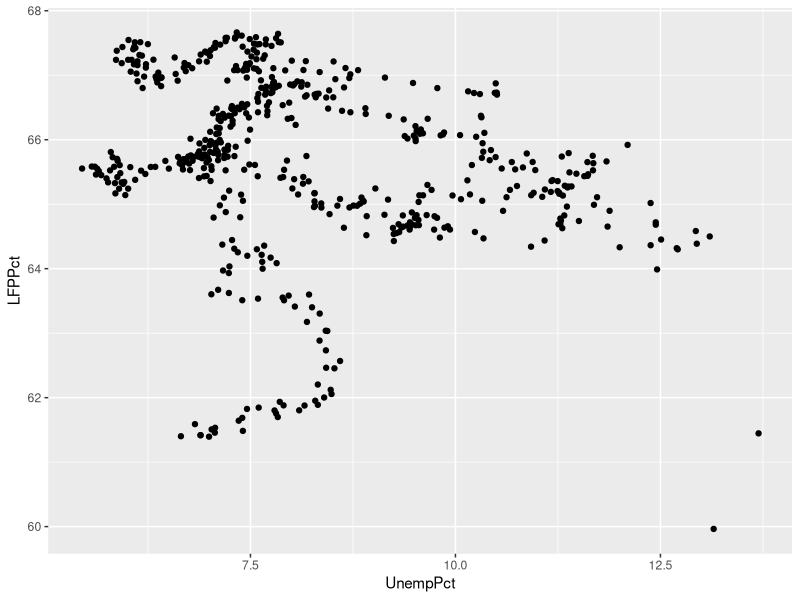
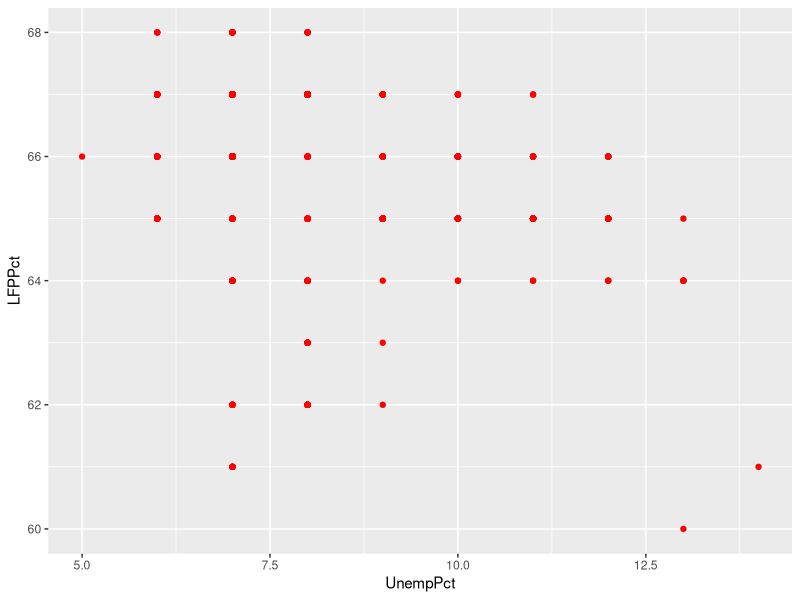
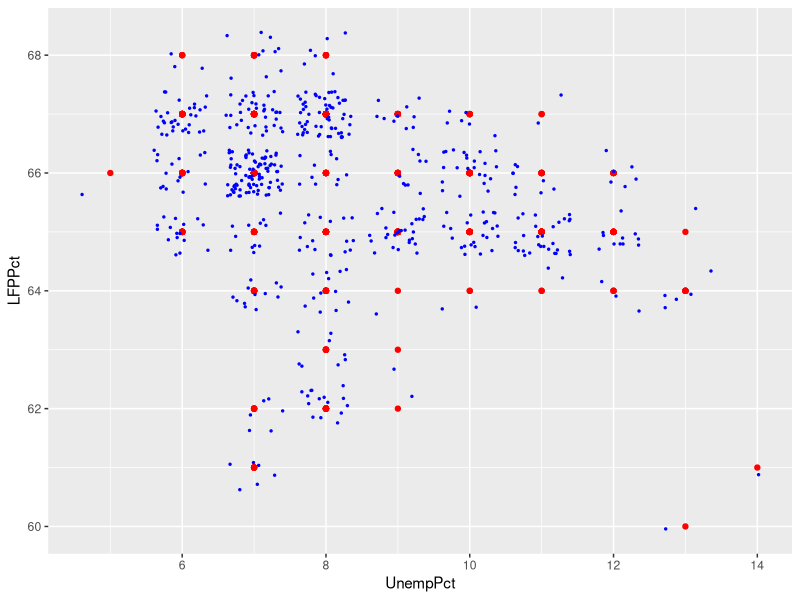
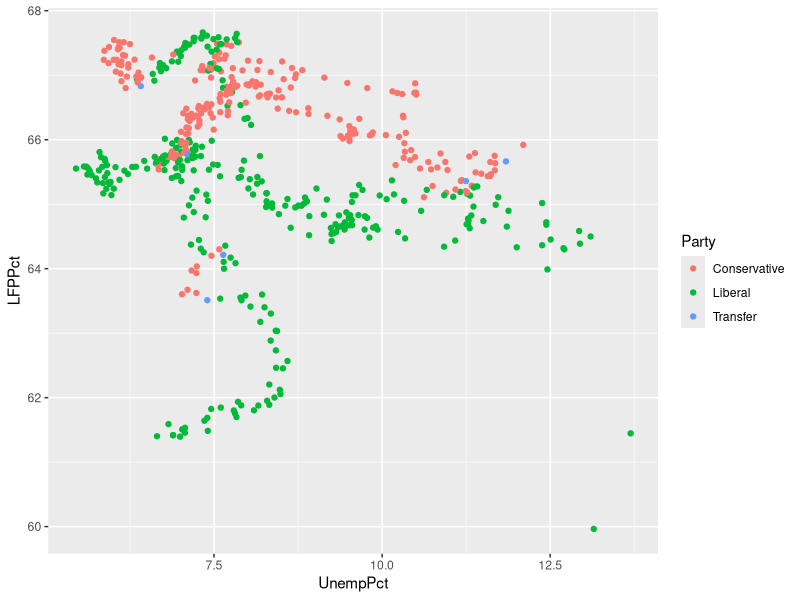
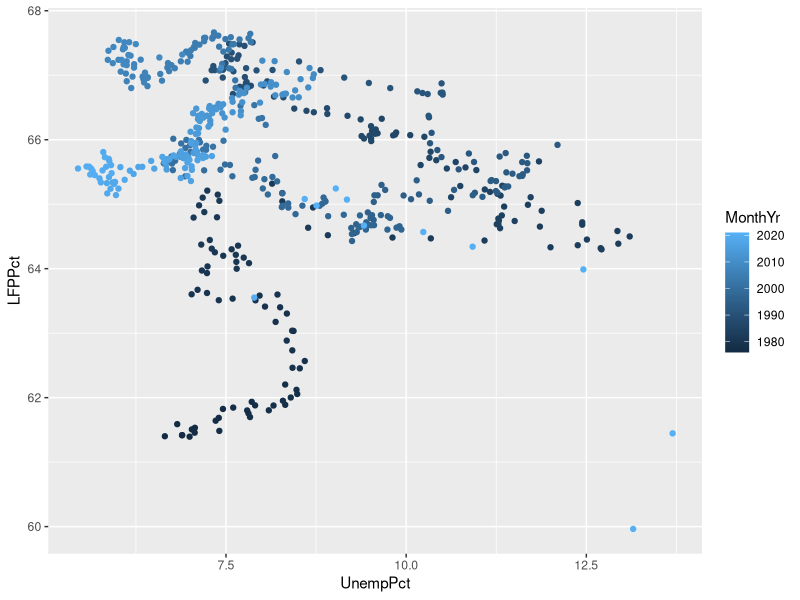
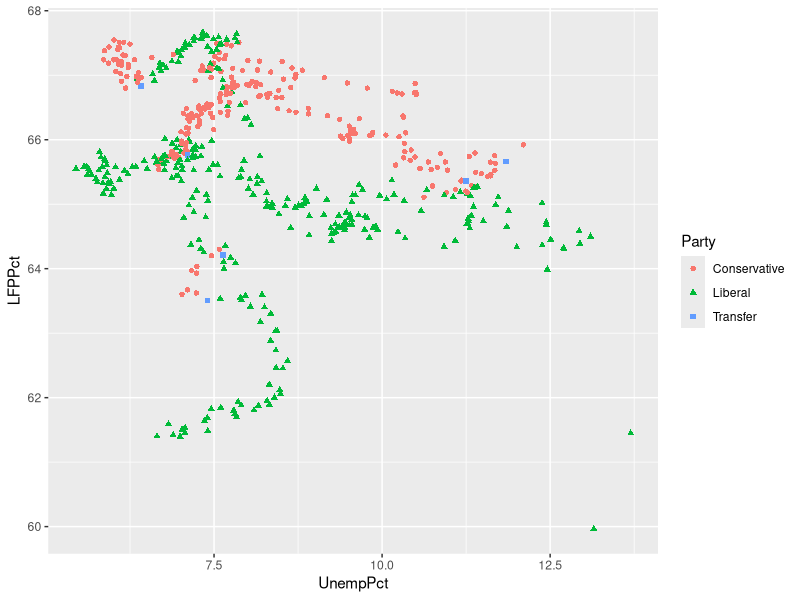
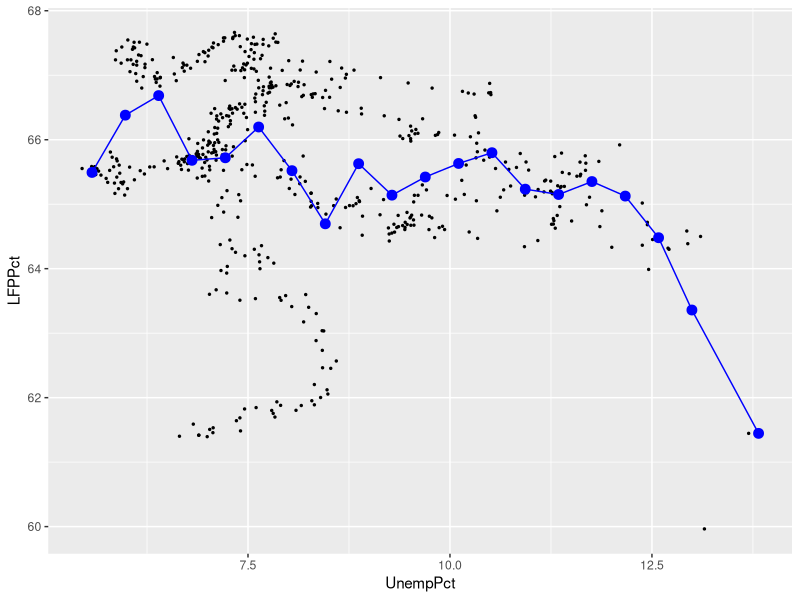
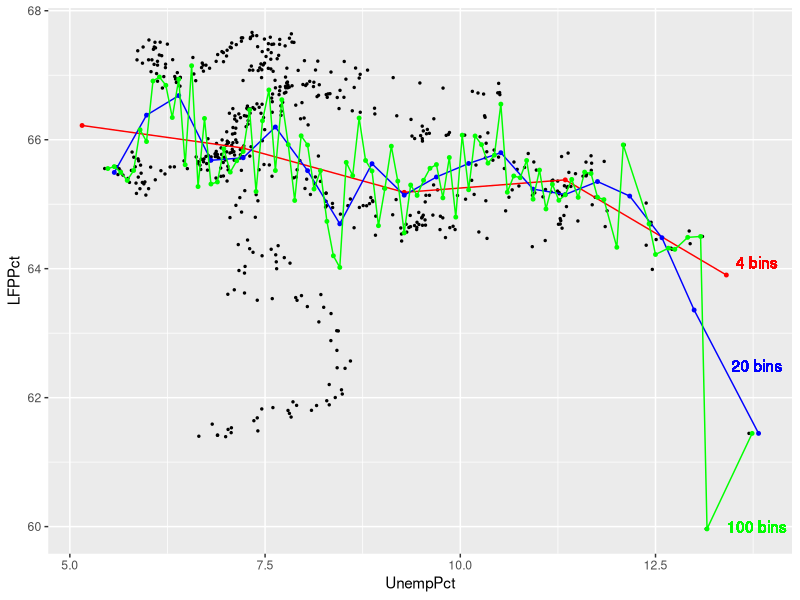

Here is the R script that generated these plots, in order:
## ---- chunk 1
knitr::opts_chunk$set(echo = TRUE,
                      prompt = FALSE,
                      tidy = TRUE,
                      collapse = TRUE)
library("tidyverse")
EmpData <- read_csv("sampledata/EmploymentData.csv")
# Make permanent changes to EmpData
EmpData <- EmpData %>%
  mutate(MonthYr = as.Date(MonthYr, "%m/%d/%Y")) %>% 
  mutate(UnempPct = 100*UnempRate) %>% 
  mutate(LFPPct = 100*LFPRate)
## ---- chunk 2
# For two specific columns of data
cov(EmpData$UnempPct, EmpData$LFPPct)
cor(EmpData$UnempPct, EmpData$LFPPct)
## ---- chunk 3
# Correlation matrix for the whole data set (at least the numerical parts)
EmpData %>%
  select(where(is.numeric)) %>%
  cor()
## ---- chunk 4
# EmpData has missing data in 1976 for the variable AnnPopGrowth
# Pairwise will only exclude 1976 from calculations involving AnnPopGrowth
EmpData %>%
  select(where(is.numeric)) %>%
  cor(use = "pairwise.complete.obs")
# Casewise will exclude 1976 from all calculations
EmpData %>%
  select(where(is.numeric)) %>%
  cor(use = "complete.obs")
## ---- chunk 5
ggplot(data = EmpData,
       aes(x = UnempPct,
           y = LFPPct)) +
  geom_point()
## ---- chunk 6
# Round UnempPct and LFPPct to nearest integer
RoundedEmpData <- EmpData %>% 
  mutate(UnempPct = round(UnempPct)) %>% 
  mutate(LFPPct = round(LFPPct))
## ---- chunk 7
# Create graph using rounded data
ggplot(data = RoundedEmpData, 
       aes(x = UnempPct,
           y = LFPPct)) + 
  geom_point(col = "red")
## ---- chunk 8
ggplot(data = RoundedEmpData,
       aes(x = UnempPct,
           y = LFPPct)) + 
  geom_point(col = "red") +
  geom_jitter(size = 0.5, 
              col = "blue")
## ---- chunk 9
ggplot(data = EmpData,
       aes(x = UnempPct,
           y = LFPPct,
           col = Party)) + 
  geom_point()
ggplot(data = EmpData,
       aes(x = UnempPct,
           y = LFPPct,
           col = MonthYr)) + 
  geom_point()
## ---- chunk 10
ggplot(data = EmpData,
       aes(x = UnempPct,
           y = LFPPct,
           col = Party)) + 
  geom_point(aes(shape = Party))
## ---- chunk 11
ggplot(data = EmpData,
       aes(x = UnempPct,
           y = LFPPct)) + 
 geom_point(size = 0.5) +
  stat_summary_bin(fun = 'mean', 
                   bins=20,
                   col = "blue", 
                   size = 3, 
                   geom = 'point') +
  stat_summary_bin(fun = 'mean', 
                   bins = 20,
                   col = "blue", 
                   size = 0.5, 
                   geom = 'line')
## ---- chunk 12
ggplot(data = EmpData,
       aes(x = UnempPct,
           y = LFPPct)) + 
 geom_point(size = 0.5) +
  stat_summary_bin(fun = 'mean',
                   bins = 4,
                   col = "red", 
                   size = 1, 
                   geom = 'point') +
  stat_summary_bin(fun = 'mean', 
                   bins = 4,
                   col = "red", 
                   size = 0.5, 
                   geom = 'line') +
  stat_summary_bin(fun = 'mean', 
                   bins = 20,
                   col = "blue", 
                   size = 1, 
                   geom = 'point') +
  stat_summary_bin(fun = 'mean', 
                   bins = 20,
                   col = "blue", 
                   size = 0.5, 
                   geom = 'line') +
  stat_summary_bin(fun = 'mean', 
                   bins = 100,
                   col = "green", 
                   size = 1, 
                   geom = 'point') +
  stat_summary_bin(fun = 'mean', 
                   bins = 100,
                   col = "green", 
                   size = 0.5, 
                   geom = 'line') +
  geom_text(x = 13.8,
            y = 64.1,
            label = "4 bins",
            col = "red") +
  geom_text(x = 13.8,
            y = 62.5,
            label = "20 bins",
            col = "blue") +
  geom_text(x = 13.8,
            y = 60,
            label = "100 bins",
            col = "green")
## ---- chunk 13
ggplot(data = EmpData,
       aes(x = UnempRate,
           y = LFPRate)) + 
  geom_point(size = 0.5) +
  geom_smooth()
## ---- chunk 14
ggplot(data = EmpData,
       aes(x = UnempPct,
           y = LFPPct)) + 
  geom_point(size = 0.5) +
  geom_smooth(method = "lm") 
## ---- chunk 15
ggplot(data = EmpData,
       aes(x = UnempPct,
           y = LFPPct)) + 
  geom_point(size = 0.5) +
  geom_smooth(col = "red") + 
  geom_smooth(method = "lm",
              col = "blue") 
## ---- chunk 16
cov(EmpData$UnempPct,EmpData$AnnPopGrowth,use="complete.obs")
cor(EmpData$UnempPct,EmpData$AnnPopGrowth,use="complete.obs")
## ---- chunk 17
ggplot(data = EmpData, mapping = aes(x = AnnPopGrowth, y = UnempRate)) + geom_point()
## ---- chunk 18
ggplot(data = EmpData, mapping = aes(x = AnnPopGrowth, y = UnempRate)) + geom_point() + 
  geom_smooth(col = "green") + geom_smooth(method = "lm", col = "blue")
